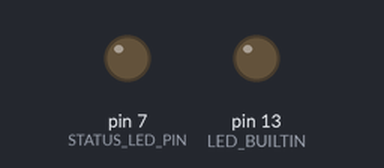
A sketch run on a simulated Arduino Uno, built with avr-gcc and run on an emulated ATmega328P. On the bench: output pins drawn as LEDs (lit = HIGH). What the sketch prints to the serial monitor is not drawn.

Above: at 6.9 s.
Timing chart, 0 to 8.4 s (numbered marks = the images above):
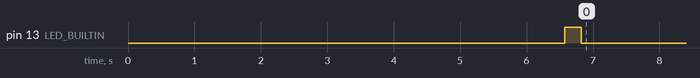

The sketch:

Nextion_Tester.ino
```cpp
/*
 * Nextion_Tester
 *
 * Bring-up sketch for the AVID ATC pendant: a Nextion HMI display talking to
 * an Arduino over serial. It proves that touch events from the display reach
 * the Arduino and that the Arduino can write back to widgets.
 *
 * Wiring (display -> Arduino):
 *   red    5V   -> 5V
 *   black  GND  -> GND
 *   blue   TX   -> NEXTION_RX_PIN (or Serial1 RX on boards that have it)
 *   yellow RX   -> NEXTION_TX_PIN (or Serial1 TX on boards that have it)
 *
 * Nextion Editor checklist for every button you want events from:
 *   - note the component's "id" and "objname" attributes and mirror them below
 *   - tick "Send Component ID" on the Touch Press Event tab
 *   - tick "Send Component ID" on the Touch Release Event tab
 *   - leave bauds at 9600 (or change NEXTION_BAUD to match)
 *
 * IMPORTANT: Nextion::poll() must be the only reader of the display's serial
 * port. Reading even one byte elsewhere strips the 0x65 touch-event header and
 * the library silently drops the event. Use RAW_DUMP below to inspect bytes.
 */

#include <Nextion.h>
#include <NextionButton.h>

// ---------------------------------------------------------------------------
// Configuration
// ---------------------------------------------------------------------------

// 1 = print every raw byte from the display as hex and do NOT decode events.
// Use this to confirm wiring and that "Send Component ID" is enabled. A press
// followed by a release on page 0, component 6 should print:
//   65 00 06 01 FF FF FF
//   65 00 06 00 FF FF FF
// Can also be set without editing: .\build.ps1 upload -RawDump
#ifndef RAW_DUMP
#define RAW_DUMP 0
#endif

#define DEBUG_BAUD 115200
#define NEXTION_BAUD 9600

#define STATUS_LED_PIN 7

// Pins used only when the board has no spare hardware UART (Uno, Nano).
#define NEXTION_RX_PIN 10 // Arduino RX  <- display TX (blue)
#define NEXTION_TX_PIN 11 // Arduino TX  -> display RX (yellow)

// Page and component IDs as shown in the Nextion Editor attribute pane.
#define PAGE_MAIN 0
#define ID_UP_BUTTON 6
#define ID_DOWN_BUTTON 7

// ---------------------------------------------------------------------------
// Serial port selection
// ---------------------------------------------------------------------------

#if defined(HAVE_HWSERIAL1)
// Mega, Leonardo, Micro, etc.: use the real UART. Far more reliable than
// SoftwareSerial and leaves the USB port free for debug output.
#define nextionSerial Serial1
#else
#include <SoftwareSerial.h>
SoftwareSerial nextionSerial(NEXTION_RX_PIN, NEXTION_TX_PIN);
#endif

// ---------------------------------------------------------------------------
// Widgets
// ---------------------------------------------------------------------------

Nextion nex(nextionSerial);
NextionButton upButton(nex, PAGE_MAIN, ID_UP_BUTTON, "b1");
NextionButton downButton(nex, PAGE_MAIN, ID_DOWN_BUTTON, "b2");

// Future widgets, once they exist in the HMI with matching ids:
// NextionDualStateButton airButton(nex, PAGE_MAIN, 2, "airButton");
// NextionDualStateButton coolantButton(nex, PAGE_MAIN, 3, "coolantButton");
// NextionText avidText(nex, PAGE_MAIN, 1, "avidText");
// NextionText brushText(nex, PAGE_MAIN, 4, "brushText");

void onUpButton(NextionEventType type, INextionTouchable *widget);
void onDownButton(NextionEventType type, INextionTouchable *widget);

// ---------------------------------------------------------------------------

void setup()
{
  Serial.begin(DEBUG_BAUD);
  nextionSerial.begin(NEXTION_BAUD);

  pinMode(STATUS_LED_PIN, OUTPUT);
  pinMode(LED_BUILTIN, OUTPUT);

  // Give the display time to finish booting before we talk to it.
  delay(500);

  bool ok = nex.init();
  Serial.print(F("Nextion init: "));
  Serial.println(ok ? F("OK") : F("no reply (check wiring, baud, power)"));

#if RAW_DUMP
  Serial.println(F("RAW_DUMP mode: printing display bytes, events not decoded"));
#else
  upButton.attachCallback(&onUpButton);
  downButton.attachCallback(&onDownButton);

  upButton.setText((char *)"UP");
  downButton.setText((char *)"DOWN");
  Serial.println(F("Callbacks attached. Touch the buttons."));
#endif

  // Heartbeat so you can tell setup() finished even without a serial monitor.
  digitalWrite(LED_BUILTIN, HIGH);
  delay(250);
  digitalWrite(LED_BUILTIN, LOW);
}

void loop()
{
#if RAW_DUMP
  while (nextionSerial.available() > 0)
  {
    uint8_t b = nextionSerial.read();
    if (b < 0x10)
      Serial.print('0');
    Serial.print(b, HEX);
    Serial.print(' ');
  }
#else
  // Drain the port and dispatch touch events to the attached callbacks.
  // Do not add delay() here and do not read nextionSerial anywhere else.
  nex.poll();
#endif
}

// ---------------------------------------------------------------------------
// Callbacks
// ---------------------------------------------------------------------------

void onUpButton(NextionEventType type, INextionTouchable *widget)
{
  (void)widget;
  if (type == NEX_EVENT_PUSH)
  {
    Serial.println(F("UP pressed"));
    digitalWrite(STATUS_LED_PIN, HIGH);
    upButton.setText((char *)"UP!");
  }
  else if (type == NEX_EVENT_POP)
  {
    Serial.println(F("UP released"));
    digitalWrite(STATUS_LED_PIN, LOW);
    upButton.setText((char *)"UP");
  }
}

void onDownButton(NextionEventType type, INextionTouchable *widget)
{
  (void)widget;
  if (type == NEX_EVENT_PUSH)
  {
    Serial.println(F("DOWN pressed"));
    downButton.setText((char *)"DOWN!");
  }
  else if (type == NEX_EVENT_POP)
  {
    Serial.println(F("DOWN released"));
    downButton.setText((char *)"DOWN");
  }
}
```
